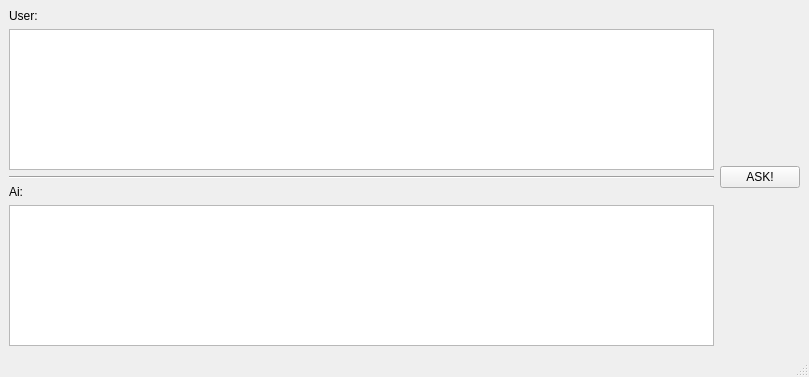
<?xml version="1.0" encoding="UTF-8"?>
<ui version="4.0">
 <class>Whisper</class>
 <widget class="QMainWindow" name="Whisper">
  <property name="geometry">
   <rect>
    <x>0</x>
    <y>0</y>
    <width>809</width>
    <height>377</height>
   </rect>
  </property>
  <property name="windowTitle">
   <string>Whisper</string>
  </property>
  <widget class="QWidget" name="centralwidget">
   <layout class="QHBoxLayout" name="horizontalLayout">
    <item>
     <layout class="QVBoxLayout" name="verticalLayout_3">
      <item>
       <layout class="QVBoxLayout" name="verticalLayout_2">
        <item>
         <widget class="QLabel" name="label_2">
          <property name="text">
           <string>User:</string>
          </property>
         </widget>
        </item>
        <item>
         <widget class="QTextEdit" name="te_userInput"/>
        </item>
       </layout>
      </item>
      <item>
       <widget class="Line" name="line">
        <property name="orientation">
         <enum>Qt::Orientation::Horizontal</enum>
        </property>
       </widget>
      </item>
      <item>
       <layout class="QVBoxLayout" name="verticalLayout">
        <item>
         <widget class="QLabel" name="label">
          <property name="text">
           <string>Ai:</string>
          </property>
         </widget>
        </item>
        <item>
         <widget class="QTextEdit" name="te_aiOutput"/>
        </item>
       </layout>
      </item>
     </layout>
    </item>
    <item>
     <widget class="QPushButton" name="b_ask">
      <property name="text">
       <string>ASK!</string>
      </property>
     </widget>
    </item>
   </layout>
  </widget>
  <widget class="QMenuBar" name="menubar">
   <property name="geometry">
    <rect>
     <x>0</x>
     <y>0</y>
     <width>809</width>
     <height>24</height>
    </rect>
   </property>
  </widget>
  <widget class="QStatusBar" name="statusbar"/>
 </widget>
 <resources/>
 <connections/>
</ui>
